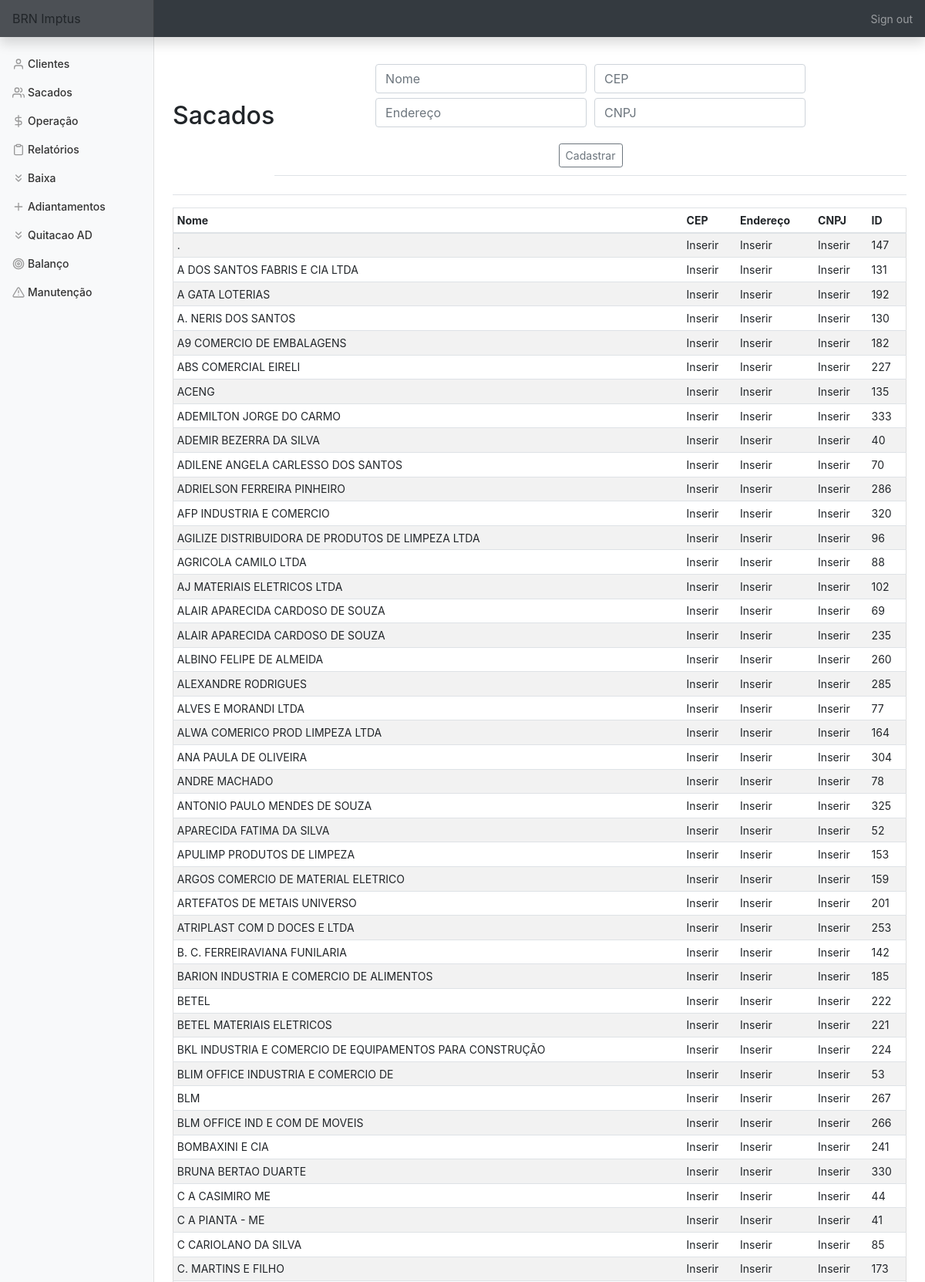
The page /sacados (signed in, upper part) on the database its author committed.
### tables this page shows
CREATE TABLE sacados (id INTEGER PRIMARY KEY AUTOINCREMENT NOT NULL,
						nome TEXT NOT NULL,
						cep TEXT NOT NULL,
						endereço TEXT NOT NULL, cnpj TEXT);

### app.py (the view, shortened to what this page needs)
@app.route('/sacados', methods=['GET', 'POST'])
@login_required
def sacados():
    con = sqlite3.connect(DATABASE)
    con.row_factory = sqlite3.Row
    cur = con.cursor()
    if request.method == 'GET':
        rows = cur.execute('SELECT * FROM sacados ORDER BY nome')
        rows = cur.fetchall()
        return render_template('sacados.html', rows=rows)

### app.py (called while the page is built)
@app.after_request
def after_request(response):
    response.headers["Cache-Control"] = "no-cache, no-store, must-revalidate"
    response.headers["Expires"] = 0
    response.headers["Pragma"] = "no-cache"
    return response

### helper.py (called while the page is built)
def login_required(f):
    @wraps(f)
    def decorated_function(*args, **kwargs):
        if session.get("user_id") is None:
            return redirect("/login")
        return f(*args, **kwargs)
    return decorated_function

### templates/sacados.html (shortened to what this page needs)
{% extends "layout.html" %}
{% block main %}
    <div class='d-flex justify-content-between flex-warp flex-md-nowrap align-items-center pt-3 pb-2 mb-3 border-bottom'>
        <h1 class='h2'>Sacados</h1>
        <div class='d-flex justify-content-between flex-warp flex-md-nowrap align-items-center pt-3 pb-2 mb-3 border-bottom'>
            <form action='sacados' method='POST'>
                <div class='form-group'>
                    <input name='nome' autofocus class='form-control' placeholder='Nome' type='text' required title='Insira o nome/razão social do sacado' alt='Insira o nome/razão social do sacado'>
                    <input name='cep' autofocus class='form-control' placeholder='CEP' type='number' title='Insira o cep do sacado' alt='Insira o cep do sacado'>
                    <input name='endereco' autofocus class='form-control' placeholder='Endereço' type='text' title='Insira o endereço do sacado' alt='Insira o endereço do sacado'>
                    <input name='cnpj' autofocus class='form-control' placeholder='CNPJ' type='text' title='Insira o cpf/cnpj do sacado' alt='Insira o cpf/cnpj do sacado'>
                </div>
                <button type='submit' class='btn btn-sm btn-outline-secondary'>Cadastrar</button>
            </form>
        </div>
    </div>
    <div class='table-responsive'>
        <table class='table table-striped table-sm'>
            <thead>
                <tr>
                    <th>Nome</th>
                    <th>CEP</th>
                    <th>Endereço</th>
                    <th>CNPJ</th>
                    <th>ID</th>
                </tr>
            </thead>
            <tbody>
                {% for row in rows %}
                    <tr>
                        <td>{{ row['nome'] }}</td>
                        <td>{{ row['cep'] }}</td>
                        <td>{{ row['endereço'] }}</td>
                        <td>{{ row['cnpj'] }}</td>
                        <td>{{ row['id'] }}</td>
                    </tr>
                {% endfor %}
            </tbody>
        </table>
    </div>
{% endblock %}

### static/styles.css (style rules this page uses)
main .form-control { display: inline-block; width: auto; margin: 3px; }
main table { text-align: left; border-collapse: collapse; border-spacing: 0; width: 100%; border: 1px solid #ddd; }
main table td, th { text-align: left; padding: 16px; }
button { margin: 2px; }
body { font-size: .875rem; height:100%; }

### rows shown on the page
sacados: nome ".", cep "Inserir", endereço "Inserir", cnpj "Inserir", id "147"
sacados: nome "A DOS SANTOS FABRIS E CIA LTDA", cep "Inserir", endereço "Inserir", cnpj "Inserir", id "131"
sacados: nome "A GATA LOTERIAS", cep "Inserir", endereço "Inserir", cnpj "Inserir", id "192"
sacados: nome "A. NERIS DOS SANTOS", cep "Inserir", endereço "Inserir", cnpj "Inserir", id "130"
sacados: nome "A9 COMERCIO DE EMBALAGENS", cep "Inserir", endereço "Inserir", cnpj "Inserir", id "182"
sacados: nome "ABS COMERCIAL EIRELI", cep "Inserir", endereço "Inserir", cnpj "Inserir", id "227"
sacados: nome "ACENG", cep "Inserir", endereço "Inserir", cnpj "Inserir", id "135"
sacados: nome "ADEMILTON JORGE DO CARMO", cep "Inserir", endereço "Inserir", cnpj "Inserir", id "333"
sacados: nome "ADEMIR BEZERRA DA SILVA", cep "Inserir", endereço "Inserir", cnpj "Inserir", id "40"
sacados: nome "ADILENE ANGELA CARLESSO DOS SANTOS", cep "Inserir", endereço "Inserir", cnpj "Inserir", id "70"
sacados: nome "ADRIELSON FERREIRA PINHEIRO", cep "Inserir", endereço "Inserir", cnpj "Inserir", id "286"
sacados: nome "AFP INDUSTRIA E COMERCIO", cep "Inserir", endereço "Inserir", cnpj "Inserir", id "320"
sacados: nome "AGILIZE DISTRIBUIDORA DE PRODUTOS DE LIMPEZA LTDA", cep "Inserir", endereço "Inserir", cnpj "Inserir", id "96"
sacados: nome "AGRICOLA CAMILO LTDA", cep "Inserir", endereço "Inserir", cnpj "Inserir", id "88"
sacados: nome "AJ MATERIAIS ELETRICOS LTDA", cep "Inserir", endereço "Inserir", cnpj "Inserir", id "102"
sacados: nome "ALAIR APARECIDA CARDOSO DE SOUZA", cep "Inserir", endereço "Inserir", cnpj "Inserir", id "69"
sacados: nome "ALAIR APARECIDA CARDOSO DE SOUZA", cep "Inserir", endereço "Inserir", cnpj "Inserir", id "235"
sacados: nome "ALBINO FELIPE DE ALMEIDA", cep "Inserir", endereço "Inserir", cnpj "Inserir", id "260"
sacados: nome "ALEXANDRE RODRIGUES", cep "Inserir", endereço "Inserir", cnpj "Inserir", id "285"
sacados: nome "ALVES E MORANDI LTDA", cep "Inserir", endereço "Inserir", cnpj "Inserir", id "77"
sacados: nome "ALWA COMERICO PROD LIMPEZA LTDA", cep "Inserir", endereço "Inserir", cnpj "Inserir", id "164"
sacados: nome "ANA PAULA DE OLIVEIRA", cep "Inserir", endereço "Inserir", cnpj "Inserir", id "304"
sacados: nome "ANDRE MACHADO", cep "Inserir", endereço "Inserir", cnpj "Inserir", id "78"
sacados: nome "ANTONIO PAULO MENDES DE SOUZA", cep "Inserir", endereço "Inserir", cnpj "Inserir", id "325"
sacados: nome "APARECIDA FATIMA DA SILVA", cep "Inserir", endereço "Inserir", cnpj "Inserir", id "52"
sacados: nome "APULIMP PRODUTOS DE LIMPEZA", cep "Inserir", endereço "Inserir", cnpj "Inserir", id "153"
sacados: nome "ARGOS COMERCIO DE MATERIAL ELETRICO", cep "Inserir", endereço "Inserir", cnpj "Inserir", id "159"
sacados: nome "ARTEFATOS DE METAIS UNIVERSO", cep "Inserir", endereço "Inserir", cnpj "Inserir", id "201"
sacados: nome "ATRIPLAST COM D DOCES E LTDA", cep "Inserir", endereço "Inserir", cnpj "Inserir", id "253"
sacados: nome "B. C. FERREIRAVIANA FUNILARIA", cep "Inserir", endereço "Inserir", cnpj "Inserir", id "142"
sacados: nome "BARION INDUSTRIA E COMERCIO DE ALIMENTOS", cep "Inserir", endereço "Inserir", cnpj "Inserir", id "185"
sacados: nome "BETEL", cep "Inserir", endereço "Inserir", cnpj "Inserir", id "222"
sacados: nome "BETEL MATERIAIS ELETRICOS", cep "Inserir", endereço "Inserir", cnpj "Inserir", id "221"
sacados: nome "BKL INDUSTRIA E COMERCIO DE EQUIPAMENTOS PARA CONSTRUÇÃO", cep "Inserir", endereço "Inserir", cnpj "Inserir", id "224"
sacados: nome "BLIM OFFICE INDUSTRIA E COMERCIO DE", cep "Inserir", endereço "Inserir", cnpj "Inserir", id "53"
sacados: nome "BLM", cep "Inserir", endereço "Inserir", cnpj "Inserir", id "267"
sacados: nome "BLM OFFICE IND E COM DE MOVEIS", cep "Inserir", endereço "Inserir", cnpj "Inserir", id "266"
sacados: nome "BOMBAXINI E CIA", cep "Inserir", endereço "Inserir", cnpj "Inserir", id "241"
sacados: nome "BRUNA BERTAO DUARTE", cep "Inserir", endereço "Inserir", cnpj "Inserir", id "330"
sacados: nome "C A CASIMIRO ME", cep "Inserir", endereço "Inserir", cnpj "Inserir", id "44"
sacados: nome "C A PIANTA - ME", cep "Inserir", endereço "Inserir", cnpj "Inserir", id "41"
sacados: nome "C CARIOLANO DA SILVA", cep "Inserir", endereço "Inserir", cnpj "Inserir", id "85"
sacados: nome "C. MARTINS E FILHO", cep "Inserir", endereço "Inserir", cnpj "Inserir", id "173"
